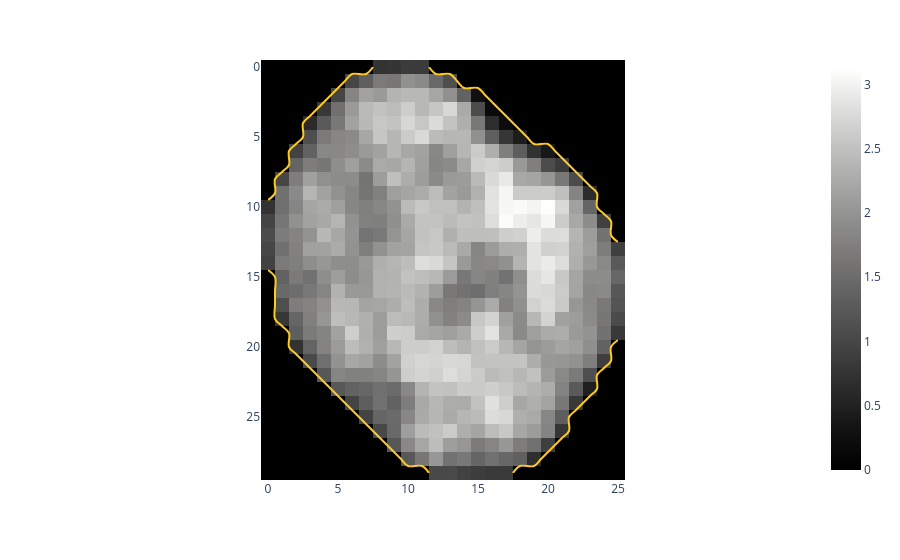

Notebook cell for this chart:
### Markdown cell above
### 2.3 Inspect the selected cell before normalization

FUCCI toy-dataset frames are segmented and cropped with a 10% margin around the mask when the toy dataset is prepared. This cell displays an exported crop and its matching saved mask.

### Code cell
from skimage import io
import plotly.express as px

if file_df is None or "mask_path" not in file_df.columns:
    print("Load a dataset in Step 2 to inspect its segmented images.")
else:
    masked_samples = file_df[file_df["mask_path"].notna()]
    if masked_samples.empty:
        print("No segmentation masks were found for this dataset.")
    else:
        sample = masked_samples.iloc[0]
        img = io.imread(sample["file_path"])
        mask = io.imread(sample["mask_path"]).astype(bool)
        if img.ndim == 3:
            img_view = img[1] if img.shape[0] > 1 else img[0]
        else:
            img_view = img
        if img_view.shape != mask.shape:
            raise ValueError(f"Image/mask shapes differ: {img_view.shape} vs {mask.shape}")

        fig = px.imshow(img_view, color_continuous_scale="gray")
        fig.add_contour(
            z=mask.astype(int),
            showscale=False,
            contours=dict(start=0.5, end=0.5, size=1, coloring="lines"),
            line=dict(color="red", width=2),
        )
        fig.show()

### Figure 1 — Plotly figure (JSON) as saved in the notebook; plotly's stock layout.template omitted (floating-point values rounded to 4 significant figures; data arrays with more than 128 entries replaced by an {"elided": "..."} marker saying what was removed)
{"data": [{"coloraxis": "coloraxis", "hovertemplate": "x: %{x}<br>y: %{y}<br>color: %{z}<extra></extra>", "name": "0", "type": "heatmap", "xaxis": "x", "yaxis": "y", "z": {"elided": "30x26 float values"}}, {"contours": {"coloring": "lines", "end": 0.5, "size": 1, "start": 0.5}, "line": {"color": "red", "width": 2}, "showscale": false, "type": "contour", "z": {"elided": "30x26 int values"}}], "layout": {"coloraxis": {"colorscale": [[0, "rgb(0, 0, 0)"], [0.09091, "rgb(16, 16, 16)"], [0.1818, "rgb(38, 38, 38)"], [0.2727, "rgb(59, 59, 59)"], [0.3636, "rgb(81, 80, 80)"], [0.4545, "rgb(102, 101, 101)"], [0.5455, "rgb(124, 123, 122)"], [0.6364, "rgb(146, 146, 145)"], [0.7273, "rgb(171, 171, 170)"], [0.8182, "rgb(197, 197, 195)"], [0.9091, "rgb(224, 224, 223)"], [1, "rgb(254, 254, 253)"]]}, "margin": {"t": 60}, "xaxis": {"anchor": "y", "constrain": "domain", "domain": [0, 1], "scaleanchor": "y"}, "yaxis": {"anchor": "x", "autorange": "reversed", "constrain": "domain", "domain": [0, 1]}}}
